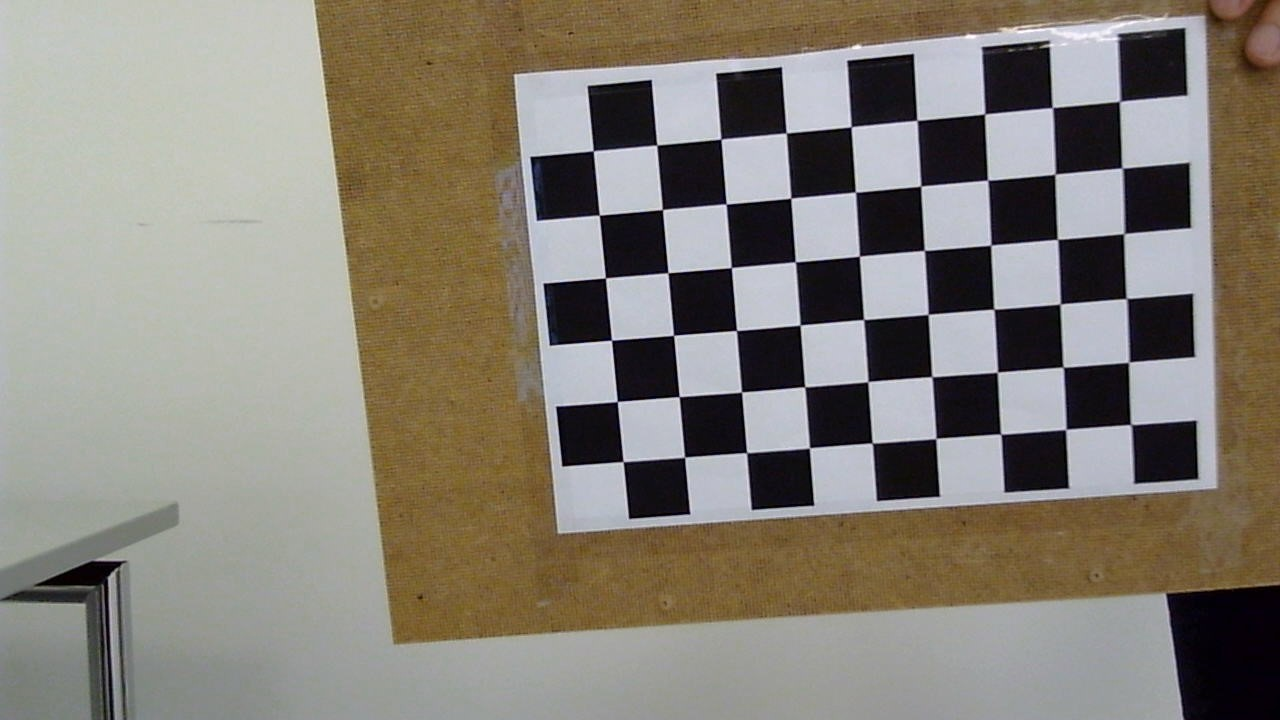
#> input picture Calibration/Logitech_USB_CAM/WIN_20220623_14_12_09_Pro.jpg, 1280 x 720 px; its folder holds only this picture in this run
$ python Calibrating_Cam.py
#> lines starting #> are read from the running program, lines starting #| are printed output that depends on the picture; after the words box and inside, x2 and y2 are one past the last pixel; in counts of white or black regions, pixels touching at a corner belong together
import numpy as np
import cv2 as cv
import glob

camname = 'Logitech_USB'    #Enter camera name to find correct parameters later on

################ FIND CHESSBOARD CORNERS - OBJECT POINTS AND IMAGE POINTS #############################

chessboardSize = (9, 6)
frameSize = (1280, 720)


# termination criteria
criteria = (cv.TERM_CRITERIA_EPS + cv.TERM_CRITERIA_MAX_ITER, 30, 0.001)


# prepare object points, like (0,0,0), (1,0,0), (2,0,0) ....,(6,5,0)
objp = np.zeros((chessboardSize[0] * chessboardSize[1], 3), np.float32)
objp[:,:2] = np.mgrid[0:chessboardSize[0],0:chessboardSize[1]].T.reshape(-1,2)

size_of_chessboard_squares_mm = 26
objp = objp * size_of_chessboard_squares_mm


# Arrays to store object points and image points from all the images.
objpoints = [] # 3d point in real world space
imgpoints = [] # 2d points in image plane.


images = glob.glob('*.jpg')
for image in images:

    img = cv.imread(image)
#> img is the input picture: shape (720, 1280, 3); mean B, G, R 118.8, 128.6, 134.1
    gray = cv.cvtColor(img, cv.COLOR_BGR2GRAY)
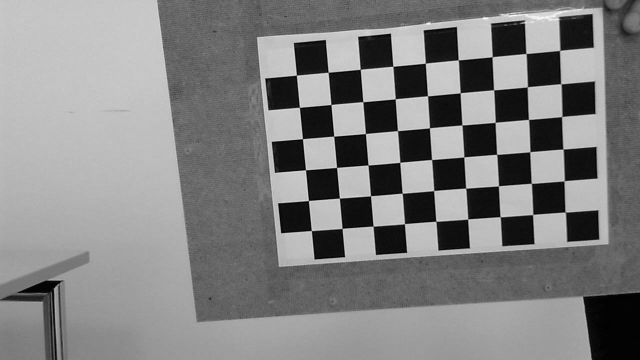
#> gray: shape (720, 1280) (shown at 1/2 size); min 0, max 254, mean 129.2

    # Find the chess board corners
    ret, corners = cv.findChessboardCorners(gray, chessboardSize, None)
#> ret = True; corners = 54 rows, first 8: [1130.5, 424.4], [1065.6, 429.6], [1000.9, 434.3], [935.9, 438.5], [871.9, 442.9], [809.5, 447.9], [746.7, 452.7], [684.6, 457.1]
    print(ret)
#| True
    # If found, add object points, image points (after refining them)
    if ret == True:

        objpoints.append(objp)
        corners2 = cv.cornerSubPix(gray, corners, (11,11), (-1,-1), criteria)
#> corners2 = 54 rows, first 8: [1130.8, 424.6], [1065.8, 429.4], [1000.7, 434.1], [935.9, 438.5], [872.3, 443], [809.4, 447.9], [746.6, 452.7], [684.6, 457.2]
        imgpoints.append(corners)

        # Draw and display the corners
        cv.drawChessboardCorners(img, chessboardSize, corners2, ret)
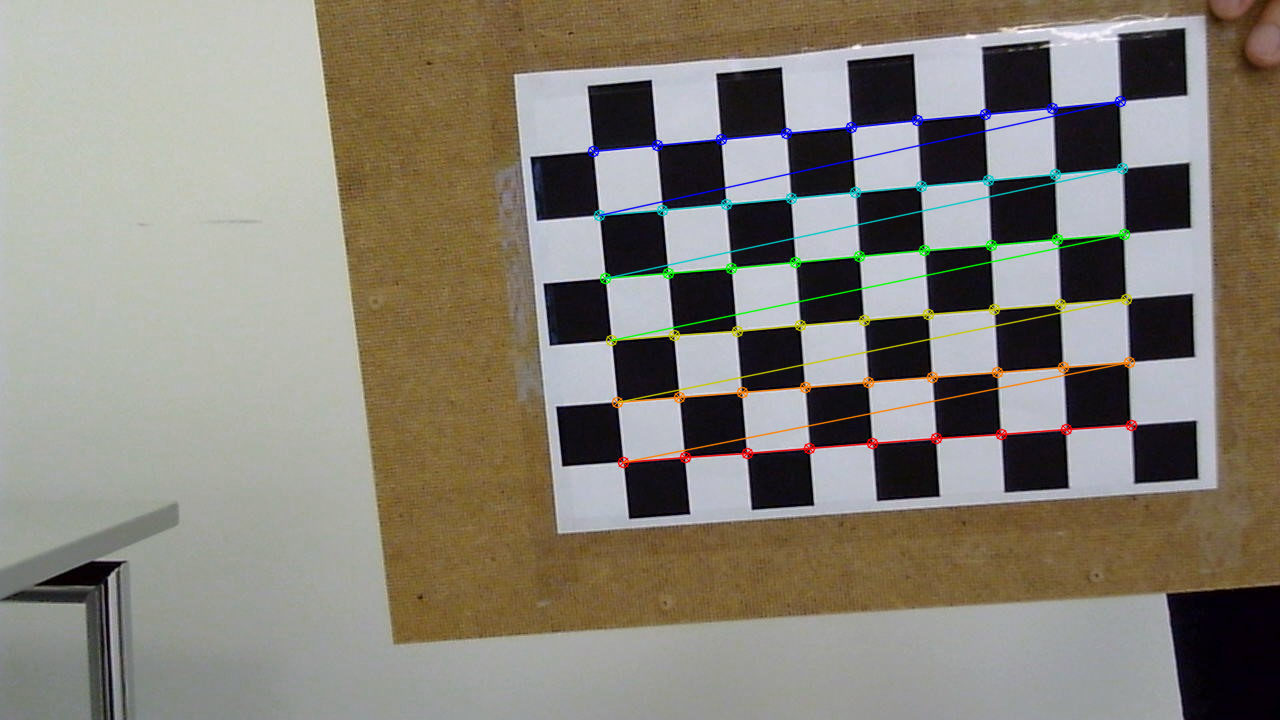
#> img: shape (720, 1280, 3); 2.31% of pixels changed, all inside (x1, y1, x2, y2) = (587, 95, 1138, 469)
        # cv.imshow('img', img)
        # if cv.waitKey(1) & 0xFF == ord('q'):
        #     break


cv.destroyAllWindows()


############## CALIBRATION #######################################################

ret, cameraMatrix, dist, rvecs, tvecs = cv.calibrateCamera(objpoints, imgpoints, frameSize, None, None)
#> ret = 0.249; cameraMatrix = [[1452.4, 0, 627], [0, 1471.4, 288.2], [0, 0, 1]]; dist = [[-0.0742, 2.85, -0.000637, 0.00693, -15.59]]; rvecs = ([0.0895, -0.274, 3.04],); tvecs = ([205.2, 55.02, 598.8],)
print(dist)
#| [[-7.41572468e-02  2.85431272e+00 -6.37349979e-04  6.93095337e-03
#|   -1.55881866e+01]]
print(cameraMatrix)
#| [[1.45237600e+03 0.00000000e+00 6.26982596e+02]
#|  [0.00000000e+00 1.47137403e+03 2.88186176e+02]
#|  [0.00000000e+00 0.00000000e+00 1.00000000e+00]]
np.savetxt('C:/Users/Joshy/Desktop/Uni/Master/Thesis/openpose-master/build/examples/tutorial_api_python/Calibration/Parameters/' + camname + '_Matrix_01.txt', cameraMatrix)
print('Camera matrix saved')
np.savetxt('C:/Users/Joshy/Desktop/Uni/Master/Thesis/openpose-master/build/examples/tutorial_api_python/Calibration/Parameters/' + camname + '_dist_01.txt', dist)
print('Distortion vector saved')


# ############## UNDISTORTION #####################################################
#
# img = cv.imread('WIN_20220623_14_38_08_Pro.jpg')
# h,  w = img.shape[:2]
# newCameraMatrix, roi = cv.getOptimalNewCameraMatrix(cameraMatrix, dist, (w,h), 1, (w,h))
#
#
#
# # Undistort
# dst = cv.undistort(img, cameraMatrix, dist, None, newCameraMatrix)
#
# # crop the image
# x, y, w, h = roi
# dst = dst[y:y+h, x:x+w]
# cv.imwrite('Result1.png', dst)


# # Undistort with Remapping
# mapx, mapy = cv.initUndistortRectifyMap(cameraMatrix, dist, None, newCameraMatrix, (w,h), 5)
# dst = cv.remap(img, mapx, mapy, cv.INTER_LINEAR)
#
# # crop the image
# x, y, w, h = roi
# dst = dst[y:y+h, x:x+w]
# cv.imwrite('caliResult2.png', dst)
#
#
#
#
# # Reprojection Error
# mean_error = 0
#
# for i in range(len(objpoints)):
#     imgpoints2, _ = cv.projectPoints(objpoints[i], rvecs[i], tvecs[i], cameraMatrix, dist)
#     error = cv.norm(imgpoints[i], imgpoints2, cv.NORM_L2)/len(imgpoints2)
#     mean_error += error
#
# print( "total error: {}".format(mean_error/len(objpoints)) )

$ run again, on Calibration/Logitech_USB_CAM/WIN_20220623_14_12_26_Pro.jpg
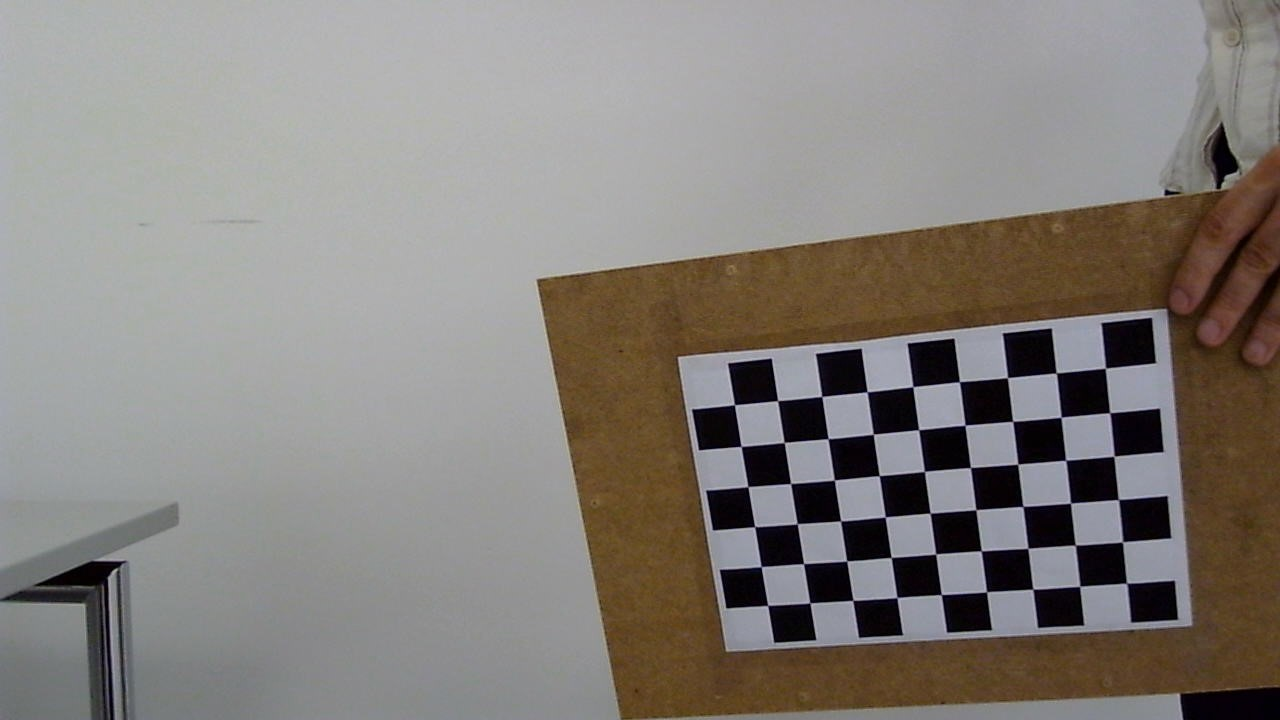
#> input picture Calibration/Logitech_USB_CAM/WIN_20220623_14_12_26_Pro.jpg, 1280 x 720 px
#> img is the input picture: shape (720, 1280, 3); mean B, G, R 124.5, 129, 133.8
#> `gray = cv.cvtColor(img, cv.COLOR_BGR2GRAY)`:
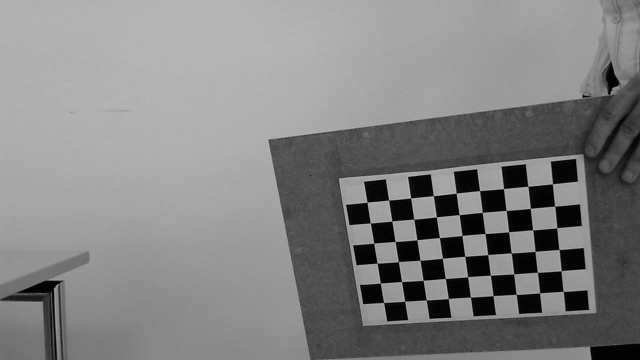
#> gray: shape (720, 1280) (shown at 1/2 size); min 0, max 194, mean 130
#> `ret, corners = cv.findChessboardCorners(gray, chessboardSize, None)`: ret = True; corners = 54 rows, first 8: [1126.9, 583.1], [1079.5, 586], [1033.7, 588.6], [986.5, 591.9], [941, 594.5], [897.6, 598.2], [852.9, 600.5], [809.9, 603.1]
#| True
#> corners2 = 54 rows, first 8: [1126.7, 583.1], [1079.7, 586.4], [1032.9, 589.2], [986.5, 591.8], [941.3, 594.6], [896.9, 597.5], [852.9, 600.4], [809.9, 602.9]
#> `cv.drawChessboardCorners(img, chessboardSize, corners2, ret)`:
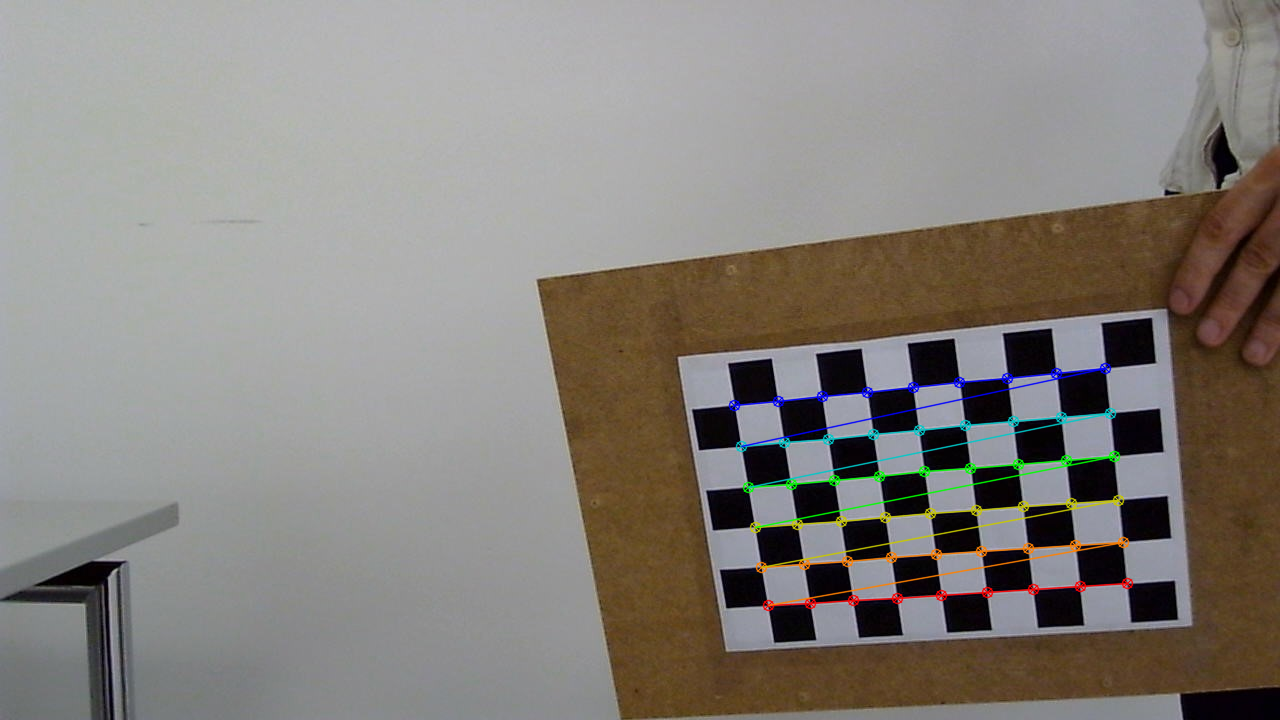
#> img: shape (720, 1280, 3); 1.75% of pixels changed, all inside (x1, y1, x2, y2) = (728, 362, 1134, 612)
#> `ret, cameraMatrix, dist, rvecs, tvecs = cv.calibrateCamera(objpoints, ..`: ret = 0.315; cameraMatrix = [[1475.6, 0, 649.4], [0, 1474.7, 428], [0, 0, 1]]; dist = [[-0.329, 3.81, 0.0162, 0.0387, -20.78]]; rvecs = ([0.351, -0.451, 2.95],); tvecs = ([272.7, 88.44, 863],)
#| [[-3.29357465e-01  3.80647406e+00  1.61565091e-02  3.86731058e-02
#|   -2.07825917e+01]]
#| [[1.47562654e+03 0.00000000e+00 6.49389616e+02]
#|  [0.00000000e+00 1.47468525e+03 4.28028558e+02]
#|  [0.00000000e+00 0.00000000e+00 1.00000000e+00]]

$ run again, on Calibration/Logitech_USB_CAM/WIN_20220623_14_12_29_Pro.jpg
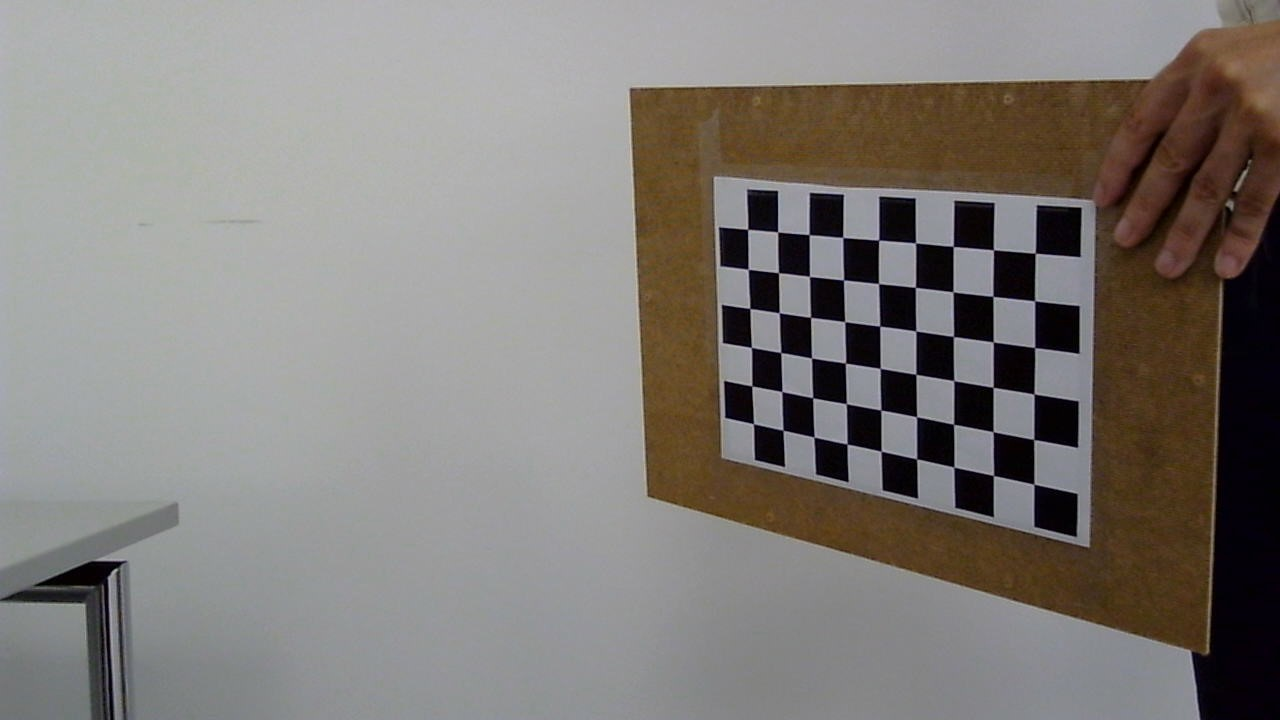
#> input picture Calibration/Logitech_USB_CAM/WIN_20220623_14_12_29_Pro.jpg, 1280 x 720 px
#> img is the input picture: shape (720, 1280, 3); mean B, G, R 120.9, 124.8, 129.2
#> `gray = cv.cvtColor(img, cv.COLOR_BGR2GRAY)`:
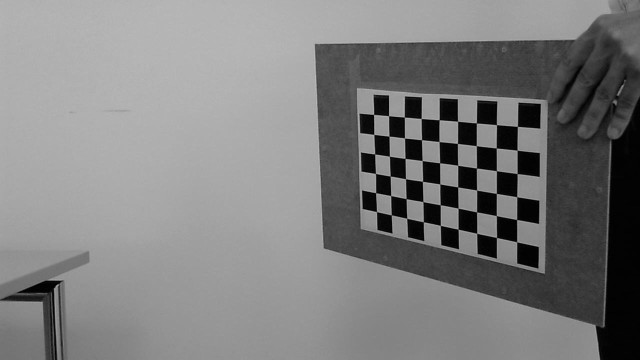
#> gray: shape (720, 1280) (shown at 1/2 size); min 0, max 196, mean 125.7
#> `ret, corners = cv.findChessboardCorners(gray, chessboardSize, None)`: ret = True; corners = 54 rows, first 8: [1033.9, 484.2], [993.5, 475.5], [953.8, 467.2], [916.6, 459.2], [881.3, 451.3], [847, 444], [813.9, 437.1], [783, 430.2]
#| True
#> corners2 = 54 rows, first 8: [1033.9, 484.2], [993.5, 475.5], [953.9, 467.1], [916.6, 458.8], [881.1, 451.2], [847.1, 444], [814, 437.1], [782.9, 430.2]
#> `cv.drawChessboardCorners(img, chessboardSize, corners2, ret)`:
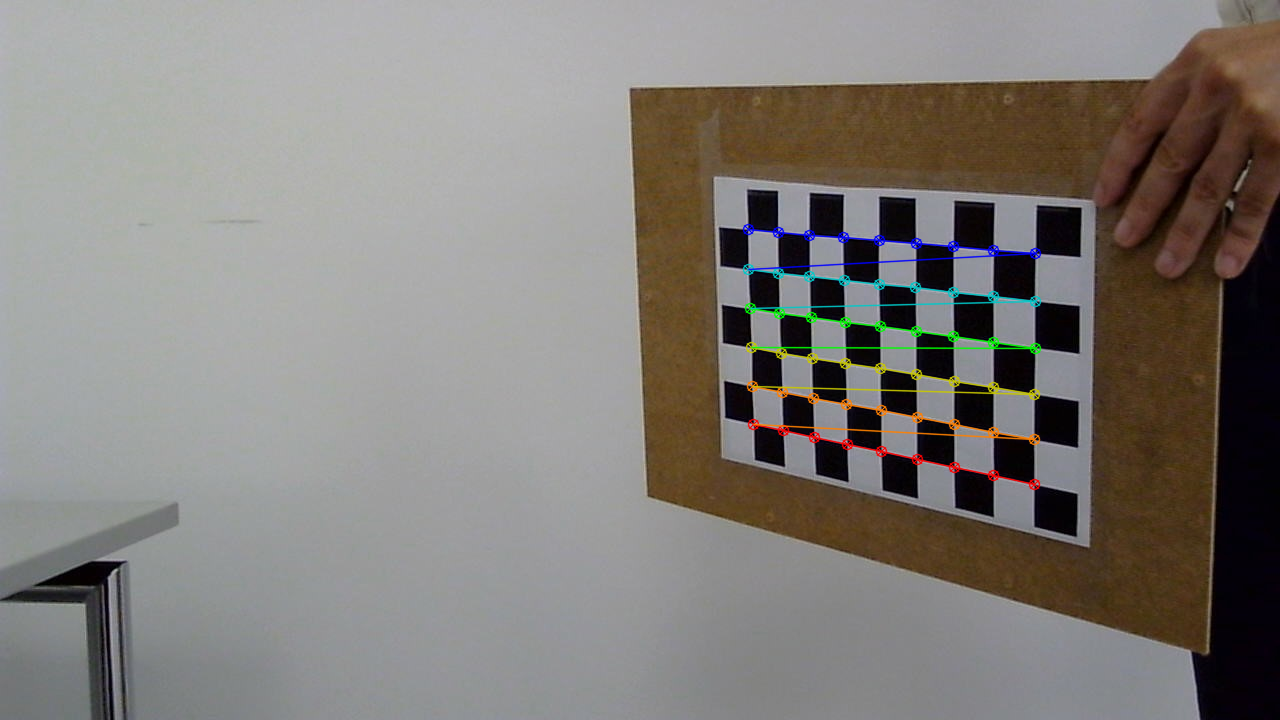
#> img: shape (720, 1280, 3); 1.47% of pixels changed, all inside (x1, y1, x2, y2) = (742, 223, 1042, 491)
#> `ret, cameraMatrix, dist, rvecs, tvecs = cv.calibrateCamera(objpoints, ..`: ret = 0.408; cameraMatrix = [[1593.4, 0, 642.9], [0, 1509.5, 400.3], [0, 0, 1]]; dist = [[0.468, -9.79, 1.63e-05, 0.0385, 50.57]]; rvecs = ([-1.29, 0.372, -2.78],); tvecs = ([204.9, 46.86, 862.2],)
#| [[ 4.67758808e-01 -9.79336835e+00  1.62640911e-05  3.85420711e-02
#|    5.05682543e+01]]
#| [[1.59337439e+03 0.00000000e+00 6.42948471e+02]
#|  [0.00000000e+00 1.50947537e+03 4.00342810e+02]
#|  [0.00000000e+00 0.00000000e+00 1.00000000e+00]]
